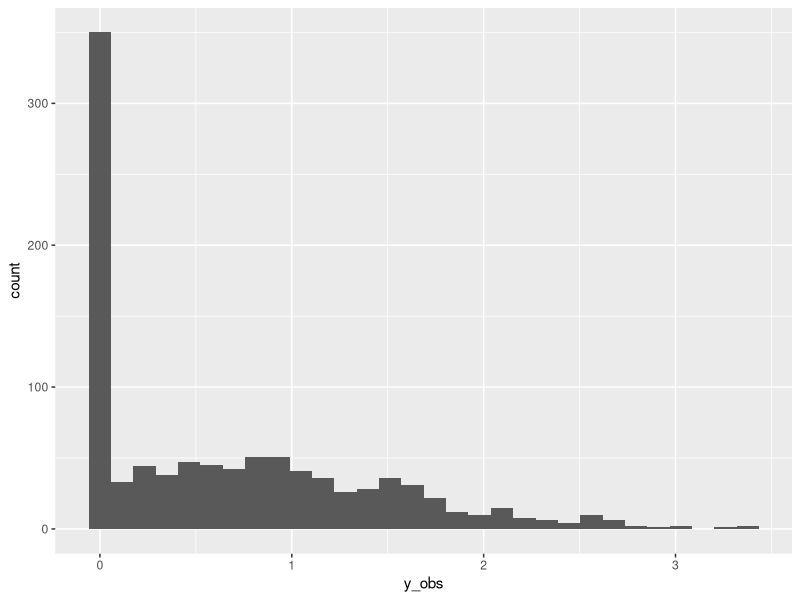
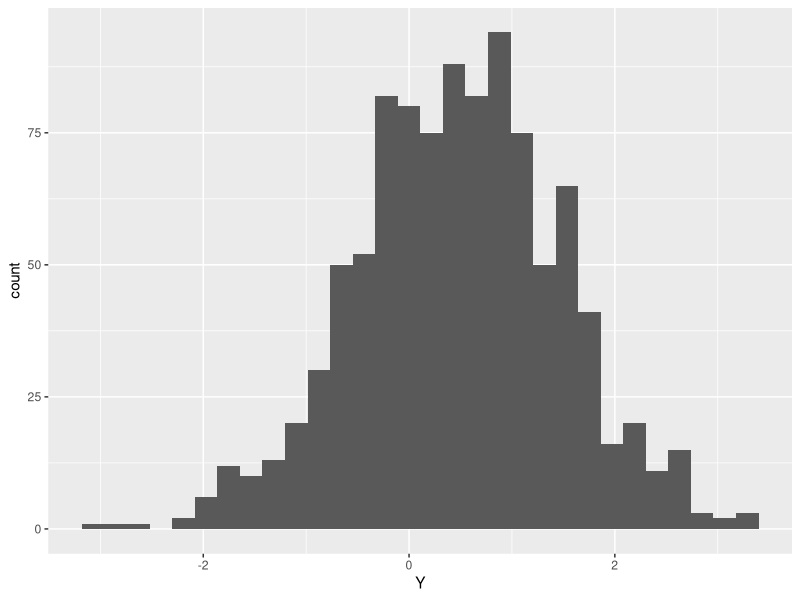
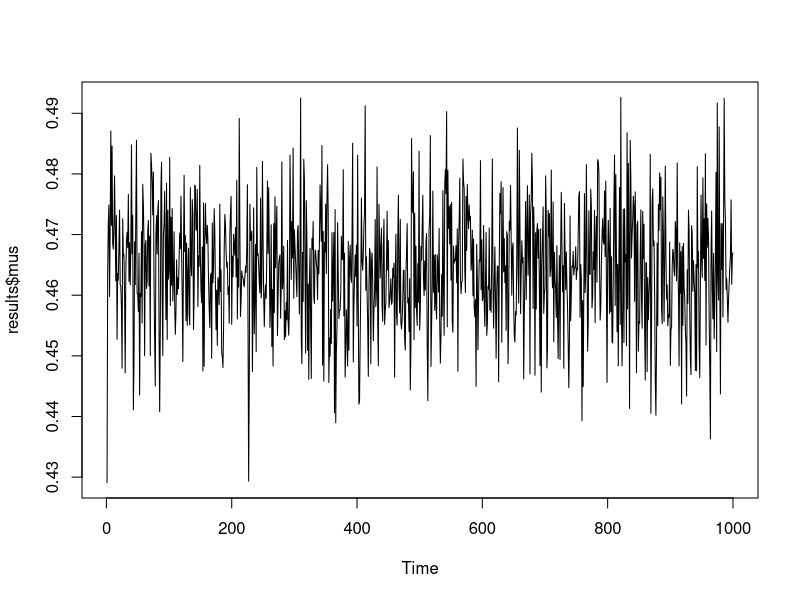
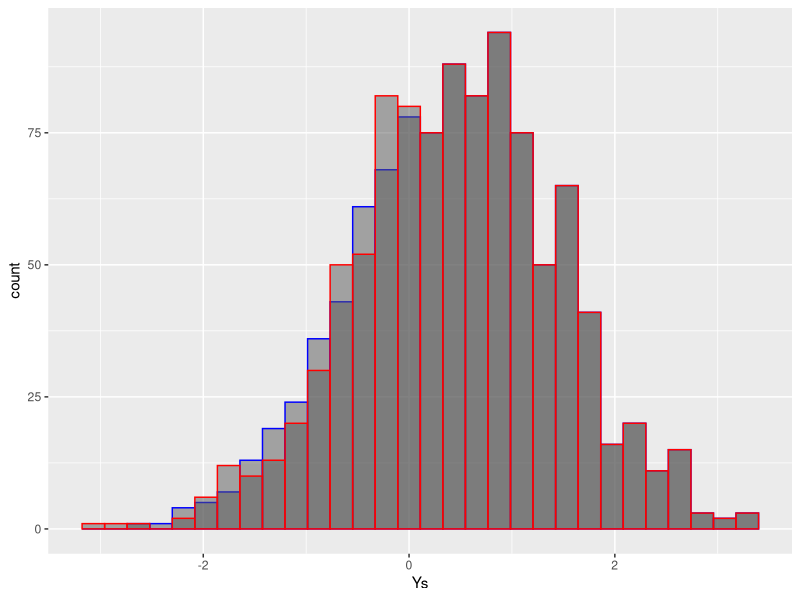

Generate these figures, in order, with R:
library(tidyverse)

mu <- 0.5
sample <- data.frame(Y = rnorm(n = 1000, mean = mu, sd = 1))
df <- tibble(sample) %>% 
  mutate(y_obs = ifelse(Y<0, 0, Y))

ggplot(df)+
  geom_histogram(aes(x = y_obs))
ggplot(df)+
  geom_histogram(aes(x = Y))

gibbs <- function(df, iterations, initial_mu){
  
  # 0 get objects together
  N <- length(df$y_obs)
  n_below <- length(df$y_obs[df$y_obs==0])
  mu <- initial_mu
  mus <- c()
  Ys <- data.frame(i=0, Ys=0)
  
  for (i in 1:iterations){
    
    # Step 1: draw Ys conditional on mu
    drawsY <- c()
    for (ii in 1:n_below){
      j <- 0
      while(j>=0){
        j <- rnorm(1, mu, 1)
      }
      drawsY <- c(drawsY, j)
    }
    
    Y <- c(df$y_obs[df$y_obs != 0], drawsY)
    
    # Step 2: draw mu conditional on Y
    mu <- rnorm(1, mean = mean(Y), 1 / N)
    
    # Step 3: save results for trace plots
    mus <- c(mus, mu)
    
    Ys <- bind_rows(Ys, data.frame(i = i, Ys = Y))
  }
  return(list(mus = mus, Ys = tibble(Ys)))
}
results <- gibbs(df, 1000, 0.1)
mean(results$mus[2:length(results$mus)])

# Plot results, see if it makes sense... 
plot.ts(results$mus)
mean(results$mus)

results$Ys %>% 
  filter(i == 1000) %>% 
  ggplot() + 
  geom_histogram(aes(x = Ys), color = "blue", alpha = 0.5) + 
  geom_histogram(data = df, aes(x = Y), color = "red", alpha = 0.5)
